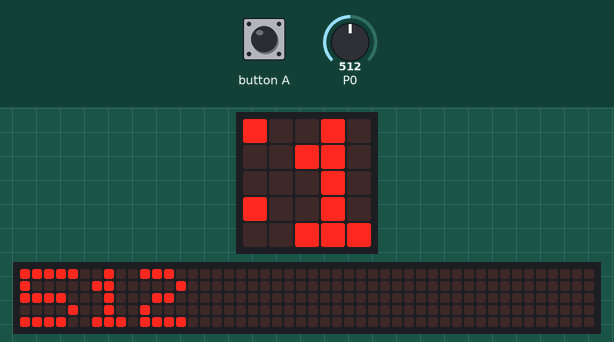
Bench run of a program on a simulated BBC micro:bit running MicroPython. On the bench: the board's 5×5 LED display, a strip that is not on the board, showing the scrolling text unrolled. Inputs (shaded band) come from the test bench; at power-on: P0 = 512 (analog values on the 0–1023 scale). The 48×5 strip is a reading aid, not a part: it shows the text the display is scrolling, unrolled, one strip-width of it at a time.

Above: at 1.27 s.
1.3 s: button A pressed for 3 s
At 2.92 s:
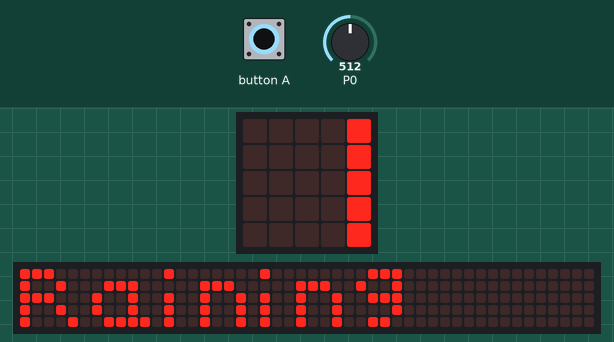
18.1 s: P0 set to 900
At 19.72 s:
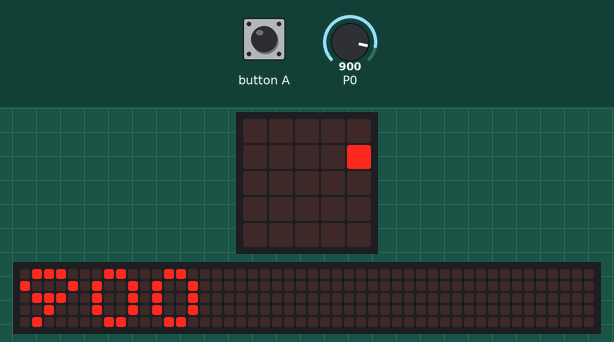
26.5 s: P0 set to 1023
At 31.12 s:
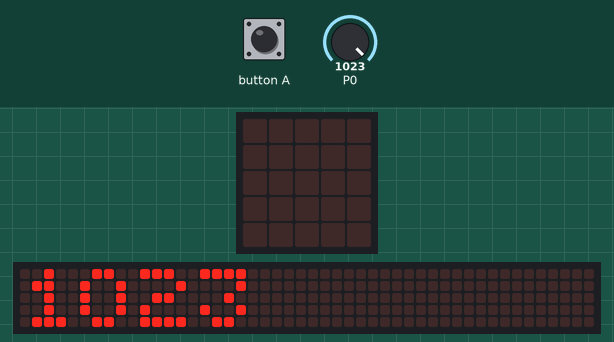

The program:

________1.py
```python
from microbit import *

# Write your code here :-)
while True:
    display.scroll(str(pin0.read_analog())) #°ÑÊý×Ö×ª»»Îª×Ö·û´®
    if not pin5.read_digital():
        display.scroll('Raining')
    else:
        display.scroll('Not Raining')
    
```

Measured:
- after the input at 1.3 s, the display: first differs from a run without the input after 1.6 s (image 1)
